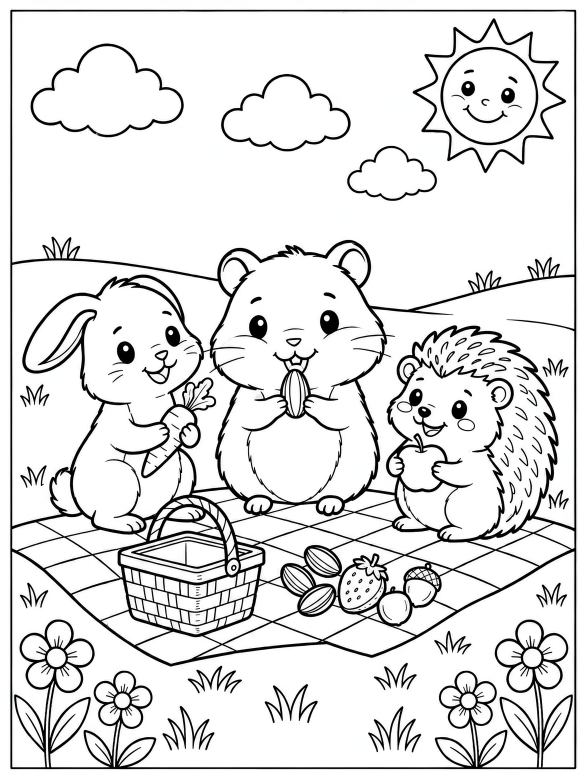
#> input picture kdp/art-src/01-picnic.png, 1760 x 2336 px (shown at 1/3 size); its folder holds only this picture in this run
$ python trace.py
#> lines starting #> are read from the running program, lines starting #| are printed output that depends on the picture; after the words box and inside, x2 and y2 are one past the last pixel; in counts of white or black regions, pixels touching at a corner belong together
#> (reads kdp/book.json from the repository)
# Turns the Canva bitmaps in kdp/art-src/ into frameless vector line art in kdp/art/.
# Usage: python3 kdp/tools/trace.py   (needs Pillow, numpy and potrace)
# The Canva pages come with a thin rectangle drawn around the picture; any
# straight line running along most of an edge (in the outer 10%) is erased.
import glob, os, subprocess
import numpy as np
from PIL import Image, ImageFilter

D = os.path.abspath(os.environ.get('BOOK') or os.path.dirname(os.path.dirname(os.path.abspath(__file__))))
SRC, OUT = os.path.join(D, 'art-src'), os.path.join(D, 'art')

def remove_frame(a):
    dark = a < 150
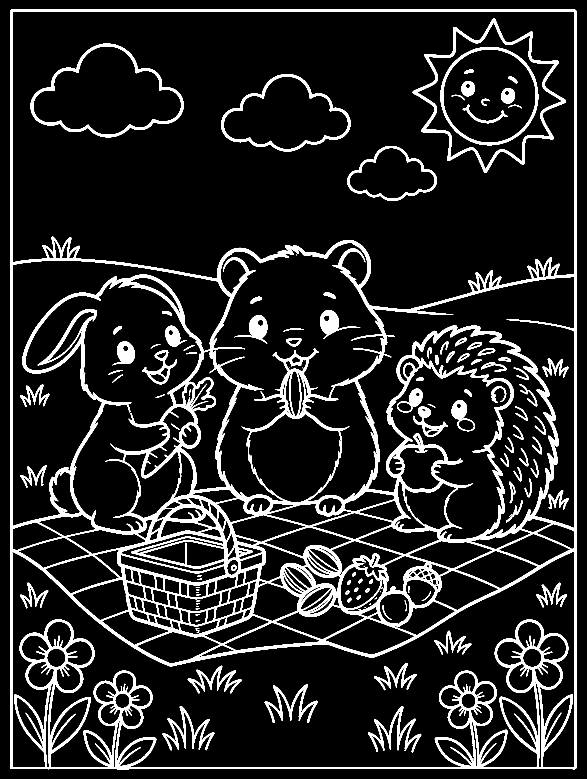
#> dark: shape (2336, 1760) bool (shown at 1/3 size); 11.9% white; 119 white regions (16 under 20 px), largest, box (x1, y1, x2, y2) and area: (31, 29, 1729, 2308) 376338, (1238, 55, 1698, 519) 14775, (92, 130, 551, 412) 9669
    h, w = dark.shape
#> h = 2336; w = 1760
    m = 0.10
    for x in list(range(int(w * m))) + list(range(int(w * (1 - m)), w)):
        if dark[:, x].mean() > 0.55: a[:, max(0, x - 2):x + 3] = 255
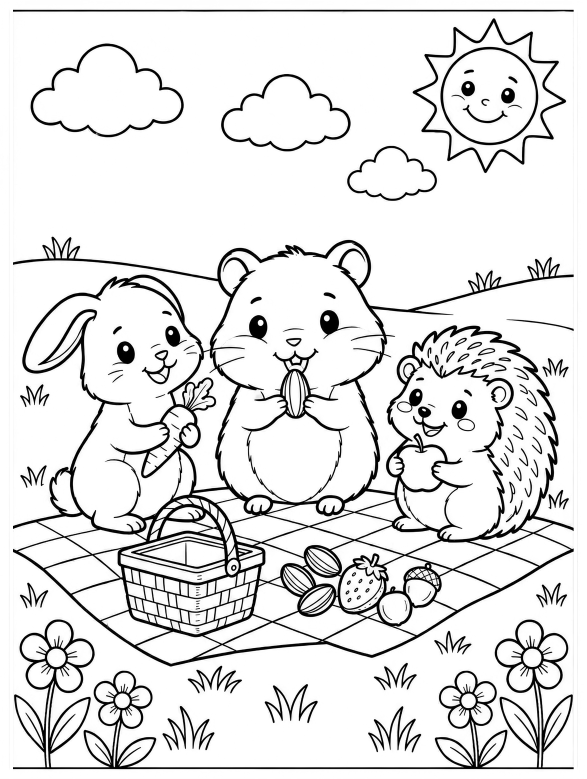
#> a: shape (2336, 1760) (shown at 1/3 size); min 0, max 255, mean 226.7
    for y in list(range(int(h * m))) + list(range(int(h * (1 - m)), h)):
        if dark[y, :].mean() > 0.55: a[max(0, y - 2):y + 3, :] = 255
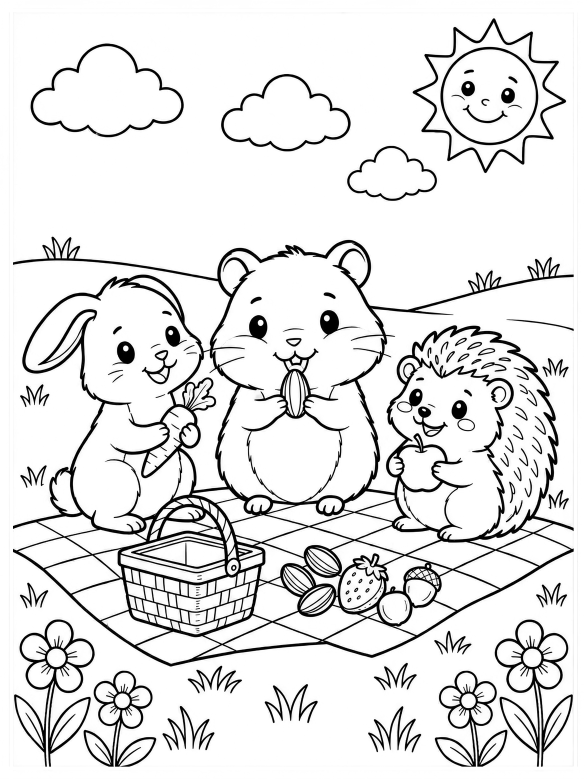
#> a: shape (2336, 1760) (shown at 1/3 size); 0.68% of pixels changed, all inside (x1, y1, x2, y2) = (1, 27, 1754, 2309)
    return a

import json
CFG = json.load(open(os.path.join(D, 'book.json'))) if os.path.exists(os.path.join(D, 'book.json')) else {}

def bordered(a):
    """Cut the picture at Canva's frame (or where the drawing meets the edge)
    and draw a clean rounded border there, so lines that ran into the edge end
    on the border instead of hanging in mid-air."""
    dark = a < 150
    h, w = dark.shape
    def lines(axis, idx):
        return [i for i in idx if (dark[:, i] if axis else dark[i, :]).mean() > 0.55]
    L = lines(1, range(int(w * .1))); R = lines(1, range(int(w * .9), w))
    T = lines(0, range(int(h * .1))); B = lines(0, range(int(h * .9), h))
    ys, xs = np.nonzero(dark)
    x0 = min(L) if L else max(0, xs.min() - 12); x1 = max(R) + 1 if R else min(w, xs.max() + 13)
    y0 = min(T) if T else max(0, ys.min() - 12); y1 = max(B) + 1 if B else min(h, ys.max() + 13)
    a = a[y0:y1, x0:x1].copy()
    # pad to the shape of the printable picture area (7.6 x 9.83 in) so every page gets the same box
    h, w = a.shape
    target = 7.6 / 9.83
    if w / h < target:
        nw = int(round(h * target)); pad = nw - w
        a = np.pad(a, ((0, 0), (pad // 2, pad - pad // 2)), constant_values=255)
    else:
        nh = int(round(w / target)); pad = nh - h
        a = np.pad(a, ((pad // 2, pad - pad // 2), (0, 0)), constant_values=255)
    h, w = a.shape
    t, r = 11, 46                      # border thickness and corner radius (px)
    yy, xx = np.mgrid[0:h, 0:w]
    cx = np.clip(xx, r, w - 1 - r); cy = np.clip(yy, r, h - 1 - r)
    d = np.hypot(xx - cx, yy - cy)     # distance past the straight part of the rounded rect
    inside = (d <= r) & (xx >= 0)
    edge_dist = np.minimum.reduce([xx, yy, w - 1 - xx, h - 1 - yy]).astype(float)
    ring = np.where((xx > r) & (xx < w - 1 - r) | (yy > r) & (yy < h - 1 - r), edge_dist, r - d)
    a[~inside] = 255
    a[inside & (ring < t)] = 0
    return a

for f in sorted(glob.glob(os.path.join(SRC, '*.png'))):
    name = os.path.splitext(os.path.basename(f))[0]
    a = np.array(Image.open(f).convert('L'))
    if not CFG.get('border'):
        a = remove_frame(a)
    # hollow out big solid black/gray fills (they can't be colored): keep a thick outline
    from scipy import ndimage
    ink = a < 170
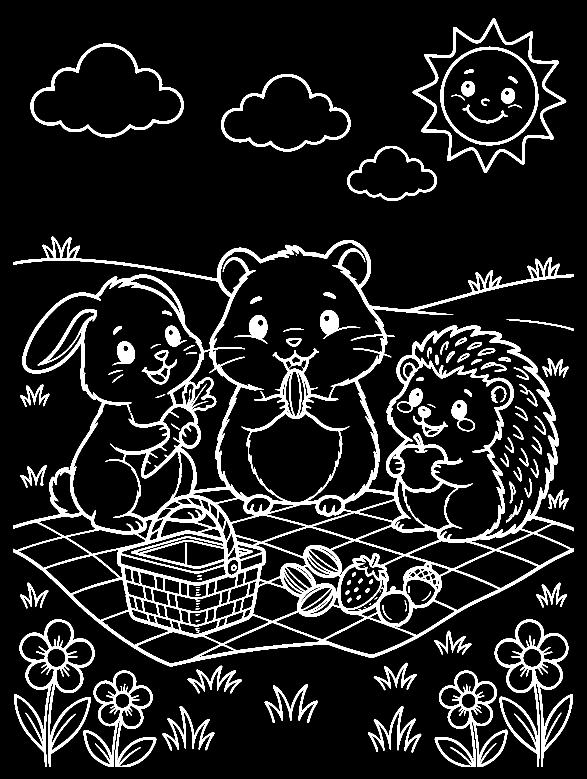
#> ink: shape (2336, 1760) bool (shown at 1/3 size); 11.1% white; 126 white regions (15 under 20 px), largest, box (x1, y1, x2, y2) and area: (39, 710, 1721, 2000) 274217, (42, 1858, 284, 2300) 19508, (1484, 1859, 1719, 2300) 19275
    solid = ndimage.binary_opening(ink, structure=np.ones((3, 3)), iterations=9)
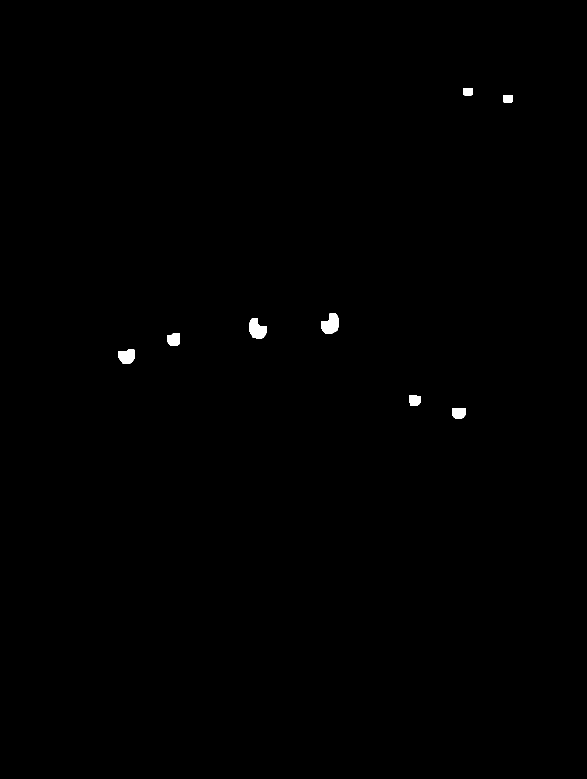
#> solid: shape (2336, 1760) bool (shown at 1/3 size); 0.27% white; 8 white regions, largest, box (x1, y1, x2, y2) and area: (963, 940, 1016, 1001) 2309, (748, 956, 800, 1015) 2225, (355, 1049, 404, 1091) 1699
    lab, n = ndimage.label(solid)
#> lab: shape (2336, 1760) int32; 9 distinct labels, from 0 to 8
#> n = 8
    if n:
        sizes = ndimage.sum(solid, lab, range(1, n + 1))
#> sizes = [604, 645, 2309, 2225, 1251, 1699, 956, 1212]
        solid = np.isin(lab, 1 + np.nonzero(sizes > 15000)[0])
#> solid: shape (2336, 1760) bool; every value is 0
    if solid.any():
        inner = ndimage.binary_erosion(solid, iterations=5)
        a = a.copy(); a[inner] = 255
        print('  hollowed', int(inner.sum()), 'px of solid fill')
    if CFG.get('border'):
        a = bordered(a)
    # trim the empty white margin around the drawing so it can fill the page
    ys, xs = np.nonzero(a < 150)
    pad = 6
    a = a[max(0, ys.min() - pad):ys.max() + pad + 1, max(0, xs.min() - pad):xs.max() + pad + 1]
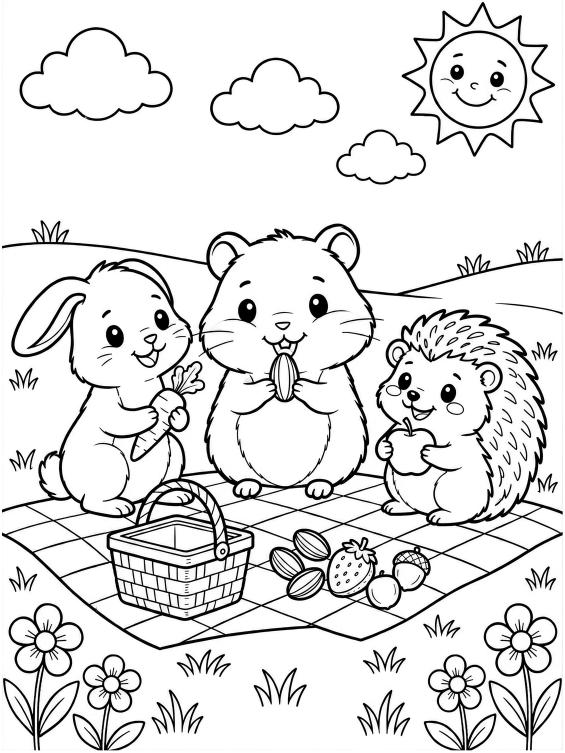
#> a: shape (2257, 1694) (shown at 1/3 size); min 0, max 255, mean 225.8
    im = Image.fromarray(a)
    big = im.resize((im.width * 2, im.height * 2), Image.LANCZOS).filter(ImageFilter.GaussianBlur(1.2))
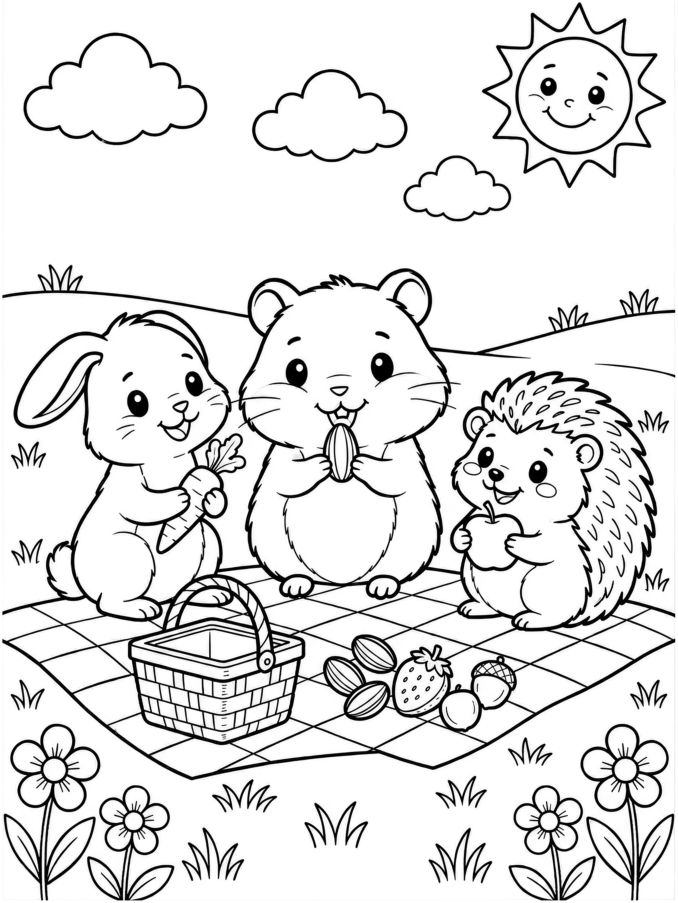
#> big: PIL image 3388x4514 L (shown at 1/5 size); min 0, max 255, mean 225.8
    pbm = os.path.join('/tmp', name + '.pbm')
    big.point(lambda v: 0 if v < 150 else 255, '1').save(pbm)
    subprocess.run(['potrace', '-s', '-t', '6', '-a', '1.0', '-O', '0.4', '-o', os.path.join(OUT, name + '.svg'), pbm], check=True)
#> (this line was passed over: subprocess is not available in this run)
    print('traced', name)
